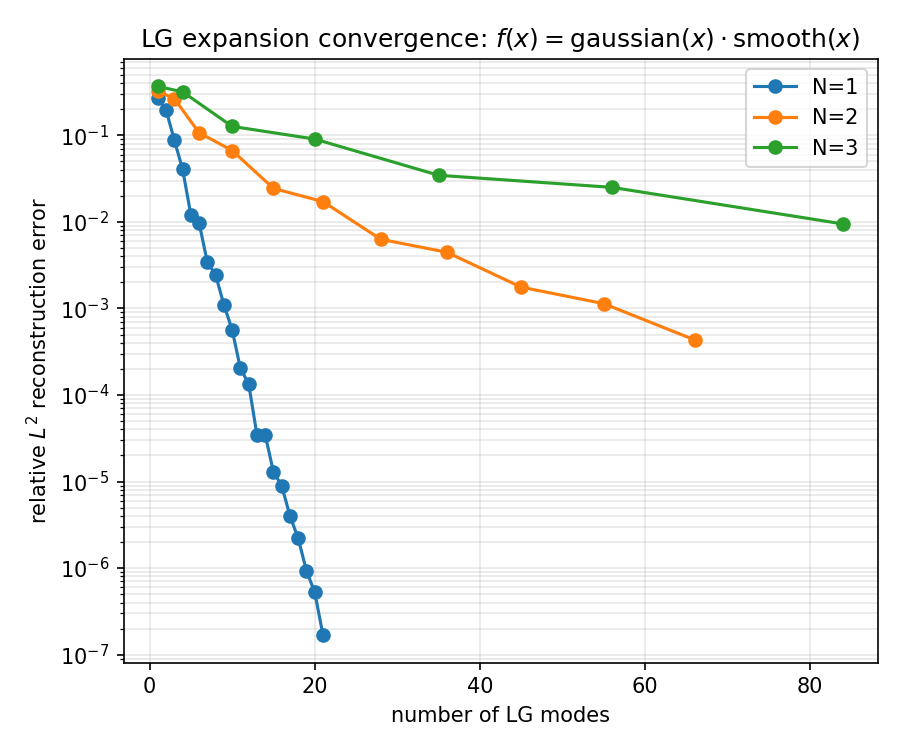

Recreate this plot in Python.
"""Convergence of a Laguerre-Gaussian expansion for f(x) = gaussian(x) * smooth(x).

f is a Gaussian with a WIDTH DELIBERATELY MISMATCHED against the LG basis's
native width 1, times a smooth (but non-polynomial, non-Gaussian) tilt along
the first axis -- so the expansion never terminates exactly and the plot
shows genuine convergence, exercising both the radial ladder (width
mismatch) and the harmonic-polynomial/angular part (the asymmetric tilt).

Modes are orthonormal in L^2(R^N) (see eval_lg_nd), so the best truncated
approximation's coefficients are plain inner products c_i = integral(f *
psi_i), evaluated here by a straightforward grid quadrature (Riemann sum) --
the same reason N=4 is skipped: a dense grid becomes too expensive by 4D on
a laptop, so this script only covers N = 1, 2, 3, growing the mode set one
oscillator level at a time and plotting relative L2 error vs mode count.

Needs matplotlib, so run with the `tttt` conda env rather than `t3toolbox`:
    python examples/lg_expansion_convergence.py
"""
import math
import os
import sys

import numpy as np
import matplotlib.pyplot as plt

sys.path.insert(0, os.path.join(os.path.dirname(__file__), os.pardir))
from harmonic_polynomials import max_degree, num_harmonics
from lg_functions import eval_lg_nd

WIDTH = 1.3   # deliberately mismatched vs the LG basis's native width 1
AMP = 0.3
FREQ = 1.5

# (max_level, grid half-width, grid points per axis), tuned so the highest
# mode used still has grid self-norm accurate to ~1e-6 while staying under
# a few seconds per dimension.
SETTINGS = {
    1: dict(max_level=20, half_width=8.0, n_grid=3000),
    2: dict(max_level=10, half_width=6.0, n_grid=250),
    3: dict(max_level=6, half_width=5.0, n_grid=45),
}


def target_f(coords):
    """coords: array of shape (N, *batch_shape)."""
    r2 = np.sum(coords * coords, axis=0)
    gaussian = np.exp(-r2 / (2.0 * WIDTH**2))
    smooth = 1.0 + AMP * np.sin(FREQ * coords[0])
    return gaussian * smooth


def enumerate_modes_by_level(N, max_level):
    """List of levels, each a list of (p, ell, m) triples with 2p+ell equal
    to that level, in increasing level order -- the natural "add one more
    degree of freedom group" sequence for a convergence study."""
    levels = []
    for level in range(max_level + 1):
        modes_this_level = []
        for p in range(level // 2 + 1):
            ell = level - 2 * p
            if ell < 0:
                continue
            if N == 1 and ell >= 2:
                continue  # analytically zero (S^0 is two points), not a table limit
            if ell > max_degree():
                raise ValueError(
                    f"ell={ell} > generated table range ({max_degree()}); "
                    f"reduce max_level or extend the table"
                )
            for m in range(num_harmonics(N, ell)):
                modes_this_level.append((p, ell, m))
        if modes_this_level:
            levels.append(modes_this_level)
    return levels


def run_convergence(N, max_level, half_width, n_grid):
    axes = [np.linspace(-half_width, half_width, n_grid) for _ in range(N)]
    mesh = np.stack(np.meshgrid(*axes, indexing="ij"), axis=0)  # (N, n_grid, ..., n_grid)
    cell_volume = (axes[0][1] - axes[0][0]) ** N

    f_vals = target_f(mesh)
    f_norm = math.sqrt(np.sum(f_vals**2) * cell_volume)

    levels = enumerate_modes_by_level(N, max_level)

    recon = np.zeros_like(f_vals)
    mode_counts = []
    errors = []
    total_modes = 0
    for level_modes in levels:
        for (p, ell, m) in level_modes:
            psi = eval_lg_nd(p, ell, m, mesh)
            c = np.sum(f_vals * psi) * cell_volume
            recon = recon + c * psi
            total_modes += 1
        err = math.sqrt(np.sum((f_vals - recon) ** 2) * cell_volume) / f_norm
        mode_counts.append(total_modes)
        errors.append(err)

    return mode_counts, errors


def main():
    fig, ax = plt.subplots(figsize=(6, 5))
    for N, cfg in SETTINGS.items():
        mode_counts, errors = run_convergence(N, **cfg)
        print(f"N={N}: {mode_counts[-1]} modes, final relative L2 error = {errors[-1]:.4e}")
        ax.semilogy(mode_counts, errors, marker="o", label=f"N={N}")

    ax.set_xlabel("number of LG modes")
    ax.set_ylabel("relative $L^2$ reconstruction error")
    ax.set_title(r"LG expansion convergence: $f(x) = \mathrm{gaussian}(x) \cdot \mathrm{smooth}(x)$")
    ax.legend()
    ax.grid(True, which="both", alpha=0.3)
    fig.tight_layout()

    out_path = os.path.join(os.path.dirname(__file__), "lg_expansion_convergence.png")
    fig.savefig(out_path, dpi=150)
    print(f"saved {out_path}")


if __name__ == "__main__":
    main()
